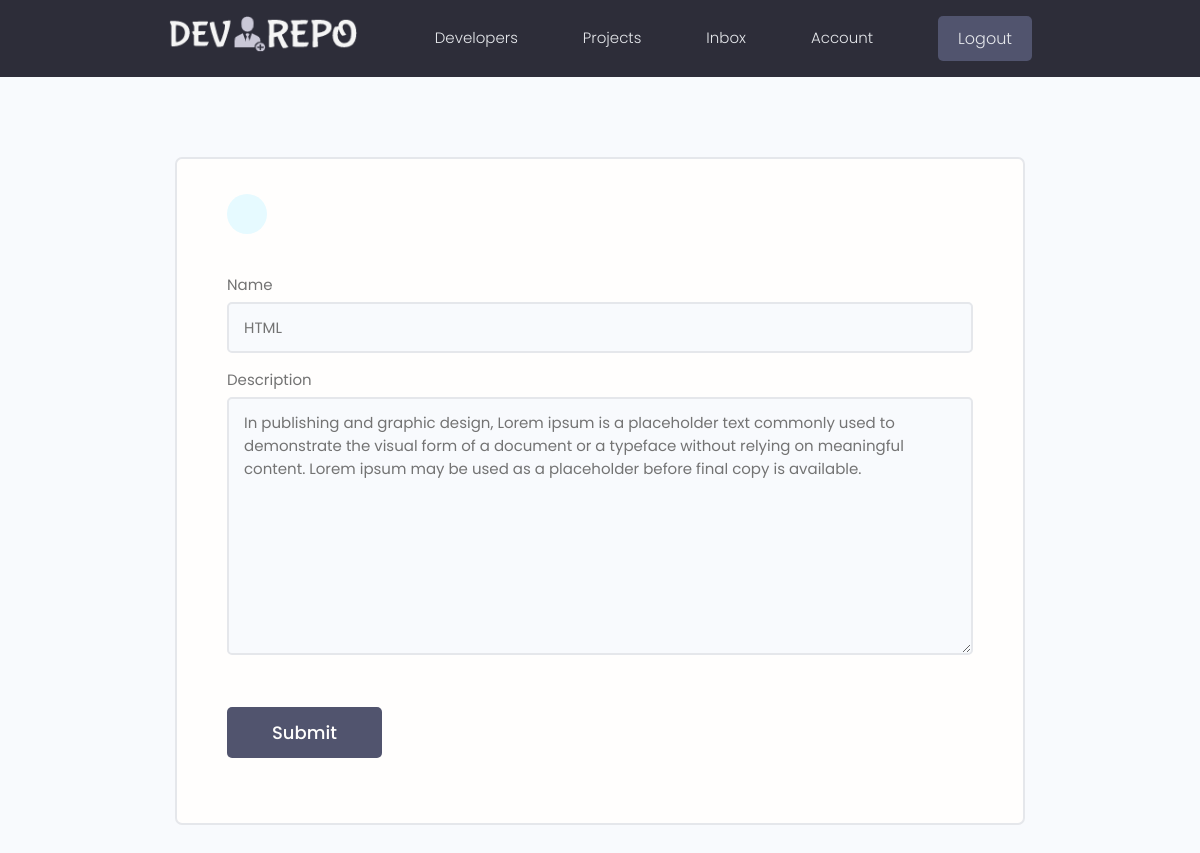
/update-skill/24e6863b-6b61-47bf-8aa4-83917cf2b07c/ (signed in), run on the app's committed database.
### users/models.py (models this page shows, shortened)
class Skill(models.Model):
    owner = models.ForeignKey(
        Profile, on_delete=models.CASCADE, null=True, blank=True)
    name = models.CharField(max_length=200, blank=True, null=True)
    description = models.TextField(null=True, blank=True)
    created = models.DateTimeField(auto_now_add=True)
    id = models.UUIDField(default=uuid.uuid4, unique=True,
                          primary_key=True, editable=False)

### users/views.py (the view)
# urls.py: path('update-skill/<str:pk>/', views.updateSkill, name="update-skill"),
@login_required(login_url='login')
def updateSkill(request, pk):
    profile = request.user.profile
    skill = profile.skill_set.get(id=pk)
    form = SkillForm(instance=skill)
    if request.method == 'POST':
        form = SkillForm(request.POST, instance=skill)
        if form.is_valid():
            form.save()
            messages.success(request, 'Skill successfully Updated.')
            return redirect('account')
    context = {'form': form}
    return render(request, 'users/skill_form.html', context)

### users/forms.py
class SkillForm(forms.ModelForm):
    class Meta:
        model = Skill
        fields = ['name', 'description']
    def __init__(self, *args, **kwargs):
        super(SkillForm, self).__init__(*args, **kwargs)
        for name, field in self.fields.items():
            field.widget.attrs.update({'class': 'input'})

### Django-2021-master/users/templates/users/skill_form.html (shortened to what this page needs)
{% extends 'main.html' %}
{% block content %}
<main class="formPage my-xl">
    <div class="content-box">
        <div class="formWrapper">
            <a class="backButton" href="{% url 'account' %}"></a>
            <br>
            <form class="form" method="POST" action="">
                {% for field in form %}
                <div class="form__field">
                    <label for="formInput#text"> {{field.label}}</label>
                    {{field}}
                </div>
                {% endfor %}
                <input class="btn btn--sub btn--lg  my-md" type="submit" value="Submit" />
            </form>
        </div>
    </div>
</main>
{% endblock %}

### static/styles/app.css (style rules this page uses)
:root { --color-sub: #2d2d39; }
.btn--sub { background-color: var(--color-sub-light); }
.content-box { width: 95%; max-width: 85rem; margin: 0 auto; }
.backButton { background: var(--color-main-light); color: var(--color-main); width: 4rem; height: 4rem; display: flex; align-items: center; justify-content: center; border-radius: 50%; }
.formPage .formWrapper { list-style: none; background: var(--color-white); padding: 3.5rem 5rem; border: 2px solid var(--color-light); border-radius: 0.7rem; }

### static/uikit/styles/modules/_variables.css (style rules this page uses)
:root { --color-main: #5aa5b9; --color-main-light: #e6faff; --color-sub: #3f4156; --color-sub-light: #51546e; --color-sub-lighter: #ededfd; --color-text: #737373; --color-gray: #8b8b8b; --color-light: #e5e7eb; --color-light-gray: #767676; --color-bg: #f8fafd; --color-white: #fffefd; --color-white-light: #f3f3f3; --color-success: #359e64; --color-success-bg: #def8e8; --color-error: #fc4b0b; --color-error-bg: #fff2ee; --font-base: 'Poppins', arial, helvetica, 'Segoe UI', roboto, ubuntu, sans-serif; --font-monospace: 'Fira Code', 'Courier New', courier, monospace; --font-regular: 300; --font-medium: 500; --font-bold: 700; --generic-shadow: 1px 1px 5px #00000010; --generic-transition: all 0.3s ease-in-out; }

### static/uikit/styles/modules/_base.css (style rules this page uses)
* { margin: 0; padding: 0; box-sizing: border-box; text-rendering: optimizeLegibility; color: inherit; font-size: inherit; }
html { font-size: 50%; }
@media only screen and (min-width: 480px) { html { font-size: 56.25%; } }
@media only screen and (min-width: 1200px) { html { font-size: 62.5%; } }
body { line-height: 1.6; font-weight: 400; font-size: 1.5rem; color: var(--color-text); background-color: var(--color-bg); min-height: 100vh; }

### static/uikit/styles/modules/_typography.css (style rules this page uses)
* { font-family: var(--font-base); }
a { padding-bottom: 2px; text-decoration: none; display: inline-block; color: var(--color-main); font-weight: var(--font-medium); }

### static/uikit/styles/modules/_utilities.css (style rules this page uses)
.my-md { margin: 3rem auto; }
.my-xl { margin: 8rem auto; }

### static/uikit/styles/modules/_button.css (style rules this page uses)
.btn { display: inline-block; position: relative; cursor: pointer; background-color: var(--color-light); font-weight: var(--font-medium); color: var(--color-sub); text-decoration: none; padding: 1rem 2rem; border-radius: 0.5rem; border: none; width: -webkit-fit-content; width: -moz-fit-content; width: fit-content; height: -webkit-fit-content; height: -moz-fit-content; height: fit-content; font-size: 1.6rem; outline-width: 0; outline-color: transparent; -webkit-backface-visibility: hidden; backface-visibility: hidden; transition: all 0.3s ease-in-out; }
.btn--sub { background-color: var(--color-sub); color: var(--color-white); }
.btn--lg { font-size: 1.8rem; padding: 1.2rem 4.5rem; }

### static/uikit/styles/modules/_form.css (style rules this page uses)
.form { display: block; }
.form__field { margin-top: 1.5rem; margin-bottom: 1.5rem; }
.form__label, .form__field > label { display: block; margin-bottom: 0.5rem; color: var(--color-text); }
input.input[type='text'], input.input[type='email'], input.input[type='password'], input.input[type='number'], textarea.input { min-width: 24rem; width: 100%; padding: 1.2rem 1.5rem; border-radius: 0.5rem; border: 2px solid var(--color-light); transition: all 0.3s ease-in-out; background-color: var(--color-bg); }

### data on the page
Skill: form "HTML" "In publishing and graphic design, Lorem ipsum is a placeholder text commonly used to demonstrate the visual form of a document or a typeface without relying on meaningful content. Lorem ipsum may be used as a placeholder before final copy is available."

### other printed values
{{ field.label }} "Name" "Description"
